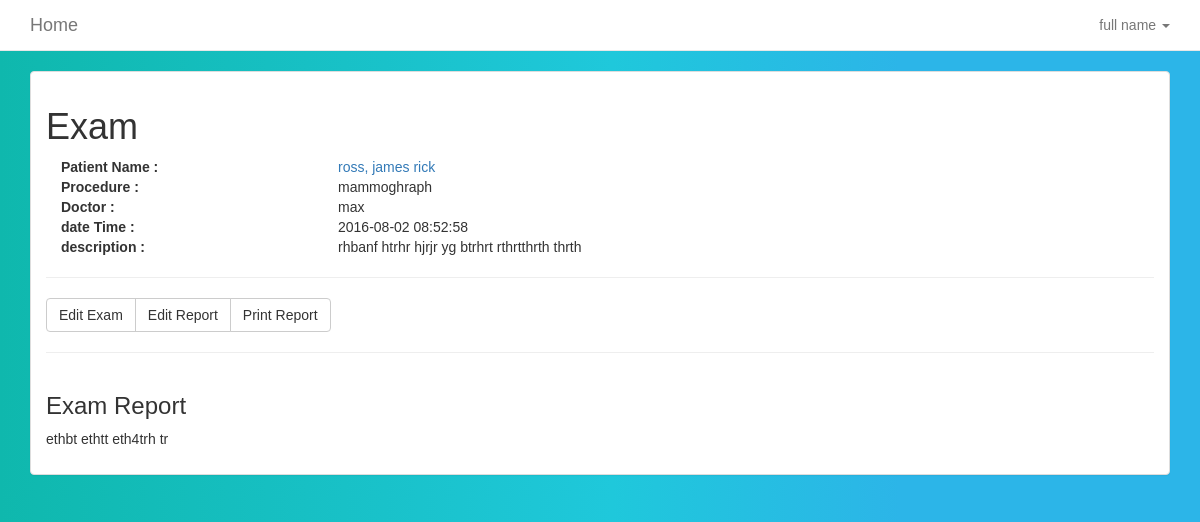
/examinfo?id=1 (signed in), run on the app's committed database.
### tables this page shows
CREATE TABLE `reports` (
  `id` varchar(30) NOT NULL,
  `reviewer_id` varchar(30) NOT NULL,
  `exam_id` varchar(30) NOT NULL,
  `patient_id` varchar(30) NOT NULL,
  `report` text NOT NULL,
  `created_at` timestamp NOT NULL DEFAULT CURRENT_TIMESTAMP
);

CREATE TABLE `patient_details` (
  `patient_id` varchar(30) NOT NULL,
  `patient_name` varchar(50) NOT NULL,
  `birthday` date NOT NULL,
  `phonenumber` varchar(50) NOT NULL,
  `national_id` varchar(50) NOT NULL,
  `status` varchar(11) NOT NULL,
  `gender` varchar(10) NOT NULL,
  `created_at` timestamp NOT NULL DEFAULT CURRENT_TIMESTAMP
);

CREATE TABLE `exam_info` (
  `exam_id` varchar(30) NOT NULL,
  `performer_id` varchar(30) NOT NULL,
  `patient_id` varchar(30) NOT NULL,
  `req_physician` varchar(50) NOT NULL,
  `modality` varchar(2) NOT NULL,
  `exam_name` varchar(50) NOT NULL,
  `exam_reason` text NOT NULL,
  `receipt` varchar(20) NOT NULL,
  `amount` int(11) NOT NULL,
  `created_at` timestamp NOT NULL DEFAULT CURRENT_TIMESTAMP,
  `exam_done` tinyint(4) NOT NULL,
  `report_done` tinyint(4) NOT NULL
);

### app/conn_db.php (called while the page is built, shortened)
<?php
$conn = "";
function affected() {
    global $conn, $rows_affected;
    $rows_affected = mysqli_affected_rows($conn);
    if ($rows_affected < 1) {
        $error_sql ="No information added to or retreived from database. Try checking your parameters" . "<br>";
        error_handler($error_sql, mysqli_errno($conn), mysqli_error($conn));
        return 0;
    }
    else {
        return $rows_affected;
    }
}
function db_query($sql) {
    global $conn;
    $result = $conn->query($sql);
    if ($result == FALSE) {
        $error_sql = "Error querying db, check sql statement" . "<br>";
        error_handler($error_sql, mysqli_errno($conn), mysqli_error($conn));
    }
    else {
        return $result;
    }
}
?>

### views_user/examinfo.php (the view, shortened to what this page needs)
<?php
if(isset($_GET['id'])){
    $id=$_GET['id'];
    $select = "SELECT * FROM exam_info INNER JOIN patient_details ON exam_info.patient_id=patient_details.patient_id INNER JOIN reports ON exam_info.exam_id=reports.exam_id where exam_info.exam_id='$id'";
$exam = db_query($select);
$results = $exam->fetch_assoc();
}
?>
  <div class="section">
      <div class="container">
           <div class="panel panel-default panel-faded">
                <div class="panel-body">
        <div class="row">
          <div class="col-md-12">
            <h1>Exam</h1>
          </div>
        </div>
        <div class="row">
      <div class="col-md-12">
        <div class="col-md-3">
        <dt>Patient Name :</dt>
        </div>
        <div class="col-md-9">
        <dd><a href="patientinfo?id=<?php echo $results['patient_id'];?>"><?php echo $results['patient_name'];?></a></dd>
        </div>
         <div class="col-md-3">
        <dt>Procedure :</dt>
        </div>
        <div class="col-md-9">
        <dd><?php echo $results['exam_name'];?></dd>
        </div>
         <div class="col-md-3">
        <dt>Doctor :</dt>
        </div>
        <div class="col-md-9">
        <dd><?php echo $results['req_physician'];?></dd>
        </div>
      <div class="col-md-3">
        <dt>date Time :</dt>
        </div>
        <div class="col-md-9">
        <dd><?php echo $results['created_at'];?></dd>
        </div>
        <div class="col-md-3">
        <dt>description :</dt>
        </div>
        <div class="col-md-9">
        <dd><?php echo e($results['exam_reason']);?></dd>
        </div>
      </div>
      </div>
          <div class="row">
          <div class="col-md-12">
            <hr>
          </div>
          </div>
           <div class="row">
          <div class="col-md-12">
            <div class="btn-group">
              <a href="edit-exam?id=<?php echo $results['exam_id'];?>" class="btn btn-default">Edit Exam</a>
               <?php if($results['exam_done']==0): ?>
              <a href="execute?exam_id=<?php echo $results['exam_id'];?>" class="btn btn-default">Take Exam</a>
              <?php else: ?>
              <?php if($results['report_done']==1): ?>
              <a href="editreport?exam_id=<?php echo $results['exam_id'];?>" class="btn btn-default"> Edit Report</a>
              <a href="print_preview?exam_id=<?php echo $results['exam_id'];?>" class="btn btn-default">Print Report</a>
            <?php else: ?>
              <a href="editreport?exam_id=<?php echo $results['exam_id'];?>" class="btn btn-default">Make Report</a>
            <?php endif; ?>
            <?php endif; ?>
            </div>
          </div>
        </div>
        <hr>
        <div class="row">
          <div class="col-md-12">
            <h3>Exam Report</h3>
          <?php if($results['report']): ?>
            <p><?php echo  strip_tags(stripslashes($results['report']));?></p>
          <?php else: ?>
            <p>Report has not been made</p>
          <?php endif; ?>
          </div>
        </div>
      </div>
</div>
</div>

### app/functions.php (shortened to what this page needs)
<?php
function e($value){
    echo htmlspecialchars($value,ENT_QUOTES);
}
?>

### assets/css/style.css (style rules this page uses)
body { background:linear-gradient(90deg, #0fb8ad 0%, #1fc8db 51%, #2cb5e8 75%); font-family: Arial,sans-serif; }

### data on the page
reports: patient.patient_name "ross, james rick", exam.exam_name "mammoghraph", exam.req_physician "max", created_at "2016-08-02 08:52:58", exam.exam_reason "rhbanf htrhr hjrjr yg btrhrt rthrtthrth thrth", report "ethbt ethtt eth4trh tr"

### other printed values
$_SESSION["full_name"] "full name"
